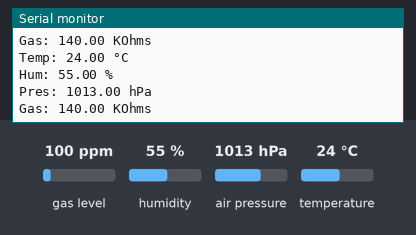
The sketch below on a simulated ESP32. On the bench: the last lines printed to the serial monitor. The inputs (shaded band) are chosen by the test bench; at power-on: gas level 100 ppm, humidity 55 %, air pressure 1013 hPa, temperature 24 °C.

Above: at 3.1 s.
3.2 s: gas level set to 20 ppm
At 5.1 s:
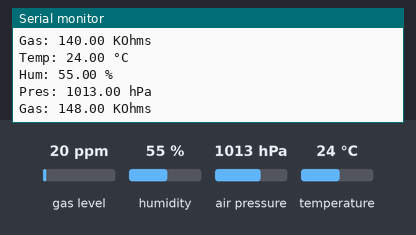
6.1 s: humidity set to 22 %
At 7.5 s:
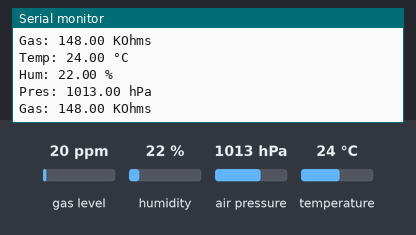
9.0 s: air pressure set to 952 hPa
At 11.7 s:
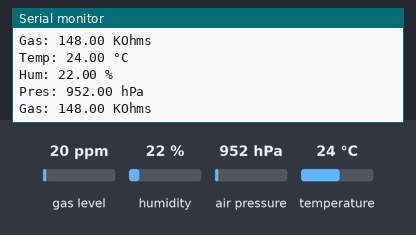

The sketch:

BME680.ino
```cpp
#include <Wire.h>
#include <Adafruit_Sensor.h>
#include <Adafruit_BME680.h>

Adafruit_BME680 bme;

void setup() {
  Serial.begin(115200);
  Wire.begin(21, 22); // SDA, SCL
  if (!bme.begin()) {
    Serial.println("¡No se detecta BME680!");
    while (1);
  }
  bme.setTemperatureOversampling(BME680_OS_8X);
  bme.setHumidityOversampling(BME680_OS_2X);
  bme.setPressureOversampling(BME680_OS_4X);
  bme.setGasHeater(320, 150); // temperatura y duración del calentador
}

void loop() {
  if (!bme.performReading()) {
    Serial.println("Lectura fallida :(");
    return;
  }

  Serial.print("Temp: "); Serial.print(bme.temperature); Serial.println(" °C");
  Serial.print("Hum: "); Serial.print(bme.humidity); Serial.println(" %");
  Serial.print("Pres: "); Serial.print(bme.pressure / 100.0); Serial.println(" hPa");
  Serial.print("Gas: "); Serial.print(bme.gas_resistance / 1000.0); Serial.println(" KOhms");
  Serial.println();

  delay(2000);
}
```

Measured:
- after the input at 3.2 s, the serial monitor: prints a new line after 1.3 s (image 1)
- after the input at 6.1 s, the serial monitor: prints a new line after 0.52 s (image 2)
- after the input at 9.0 s, the serial monitor: prints a new line after 1.9 s (image 3)
